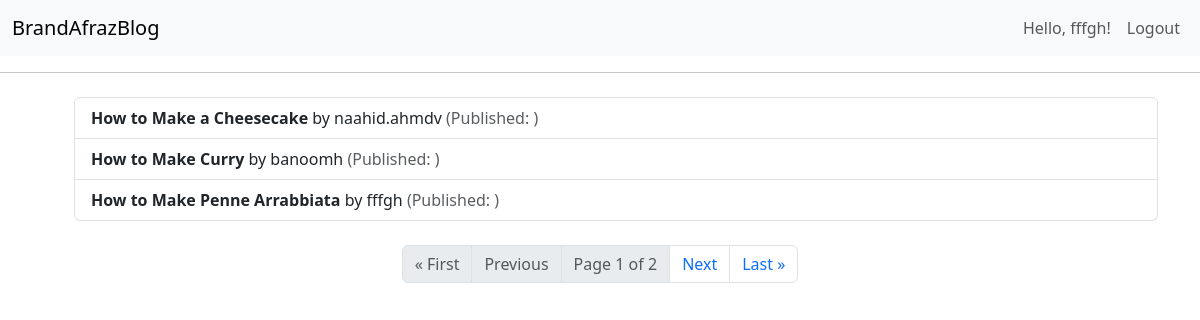
Screenshot of /blog/posts/ (signed in) with the database file from the repository.
### user/models.py (models this page shows)
class User(AbstractUser): #The User class inherits from Django's AbstractUser, which means it includes all the fields and methods of the default user model (like username, first_name, last_name, etc.) while allowing for customization.    #The 'User' model is defined as a subclass of 'django.contrib.auth.models.AbstractUser'. 'AbstractUser' is a base user model provided by Django that includes a set of default fields and methods for user authentication. 'AbstractUser' is a base class provided by Django that you can subclass to create a custom user model. AbstractUser:This is an abstract base class that includes fields and methods for a fully featured user model, including fields like username, password, email, first_name, last_name, and others. It allows developers to extend or modify the default user model while retaining its functionality. Built-in 'User' Model: The built-in 'User' model in Django is actually defined as a subclass of AbstractUser. It provides a concrete implementation of the user model with default fields and behaviors.Custom User Models: When creating a custom user model, you can either subclass 'AbstractUser' (to retain most of its features) or subclass 'AbstractBaseUser' (for more customization but requiring more work). In summary, while the built-in 'User' model is based on 'AbstractUser', they are not the same. The built-in model is what you typically interact with when using Django's authentication system, whereas 'AbstractUser' serves as a foundation for creating custom user models.
    email = models.EmailField(unique=True)    #The 'email' field is defined as a unique email field using 'models.EmailField(unique=True)'. 'unique=True' enforces that each email address must be unique across all instances of this model, meaning no two users can have the same email address.
    birthday = models.DateField(null=True, blank=True)   #This line adds a birthday field that can store a date. The parameters 'null=True' and 'blank=True' indicate that this field is optional; it can be left empty in forms and can also be stored as 'NULL' in the database.
    USERNAME_FIELD = 'email'     #The 'USERNAME_FIELD' is a special attribute defined in the 'User' model that specifies which field should be used as the unique identifier for authentication purposes. By setting USERNAME_FIELD = 'email', you are telling Django to use the email field instead of the default 'username' field for authentication.
    REQUIRED_FIELDS = ['first_name', 'last_name', 'username']#This list specifies additional fields that are required when creating a superuser via the command line (using the createsuperuser command). In this case, when creating a superuser, both first_name, last_name, and username must be provided in addition to the email and password. #Requires 'first_name' and 'last_name' to be provided when creating a superuser via the 'createsuperuser' command. #مختص ادمین است  #The'REQUIRED_FIELDS' attribute is used to define additional fields that should be prompted for when creating a user interactively, specifically through the createsuperuser management command. This allows you to specify which fields are necessary beyond the default username and password. When you write 'REQUIRED_FIELDS = ['first_name', 'last_name', 'username']' in your custom user model that inherits from AbstractUser(which is a class in Django provides a fully featured user model that includes several fields by default.), it means that you want to specify additional fields that should be required besides the default required fields (username and password) when creating a user through the command line management command 'createsuperuser'.The fields listed in 'REQUIRED_FIELDS' are required in addition to the default required fields (username and password). This means that when you run the command 'python manage.py createsuperuser', Django will prompt you for the 'username', 'password', 'first_name', and 'last_name', 'username'.
    objects = UserManager()  #Utilizing a custom user manager ('UserManager') to handle user creation logic.#This line assigns an instance of the custom user manager ('UserManager') to the objects attribute of the user model. The custom manager provides methods for creating regular users and superusers with specific validation logic.
    class Meta:                  #class Meta: is an inner class used to provide metadata to the model. ' db_table = "auth_user" ' specifies the name of the database table that will store this model's data. By default, Django would create a table named 'appname_user', but this line changes it to 'auth_user', which is commonly used for user-related tables in Django applications.
        db_table = "auth_user"   #user_user اسم اون تیبلی که در دیتابیس قراره ساخته بشه برای ذخیره دیتای مربوط به این مدل‌مان، را مشخص کردیم اگه این خط را نمینوشتیم اسم تیبل‌مان می‌شد
    def __str__(self):    #است که ما بالاتر برابر با ایمیلش قرار داریم ولی خب ما دوست داشتیم همون یوزرنیم باشه "USERNAME_FIELD" اگه ما کلا این متد رو برای کلاس یوزر ننویسیم، دیفالتش
        return self.username

### blog/models.py (models this page shows, shortened)
class Post(models.Model):
    author = models.ForeignKey(User, on_delete=models.CASCADE)
    category = models.ForeignKey(Category, on_delete=models.SET_NULL, null=True, blank=True)
    title = models.CharField(max_length=200)
    description = models.TextField()
    posted_on = models.DateTimeField(auto_now_add=True)
    liked_by = models.ManyToManyField(User, related_name="liked_posts", null=True, blank=True) #در یک فیلدش آیدی پست و در دیگری آیدی یوزر است و مااز تیبل میانی که به واسطه این ریلیشن منی تو منی ایجاد شده متوجه می‌شیم که هر یوزری چه پستی را لایک کرده و یا مثلا تعداد لایک‌های یک پستی چندتا بوده LikeUserPost اسمش رو گذاشتیم ERD وقتی بین دو تا مدل ریلیشن منی تو منی برقراره، توی یکی‌شون هم بنویسم این ریلیشن رو کافیه . و معمولا در مدلی که بعدا ساخته میشه اون ریلیشن رو می‌نویسن. الان مثلا لازم نیست توی مدل یوزر هم برم و این خط رو بنویسم و این فیلد منی تو منی میاد بین اون دو تا تیبل (مدل) یدونه تیبل میانی درست می‌کنه که همونطور که در .

### blog/views.py (the view)
# urls.py: path('posts/', PostListView.as_view(), name='posts_list'),
class PostListView(ListView): #a class-based view in Django for displaying a list of posts. This line defines a new class called 'PostListView' that inherits from Django's 'ListView', which is a generic view designed to display a list of objects.
    model = Post  #This specifies that the view will use the 'Post' model. Django will query this model to retrieve the objects (which are\that are) to be displayed (باید نمایش داده شوند).
    template_name = 'posts.html' #This indicates the template file that will be used to render the list of posts. In this case, it is 'posts.html'.
    context_object_name = 'posts'  #This sets the name of the context variable that will be passed to the template. Instead of using the default name (which would be 'object_list'), you can reference the list of posts in your template as 'posts'.
    paginate_by = 3  #This specifies that the list should be paginated, showing 3 posts per page. If there are more than 3 posts, Django will automatically provide pagination controls.

### templates/posts.html (shortened to what this page needs)
{%extends "base.html"%}
{% block content %}
<ul>
  <ul class="list-group">
        {% for post in posts %}
            <li class="list-group-item">
                <strong>{{ post.title }}</strong> by {{ post.author }}
                <span class="text-muted">(Published: {{ post.created_at }})</span>
            </li>
        {% empty %}
            <li class="list-group-item text-danger">No posts available.</li>
        {% endfor %}
    </ul>
</ul>
<nav aria-label="Page navigation" class="mt-4">
    <ul class="pagination justify-content-center">
        {% if page_obj.has_previous %}
            <li class="page-item"><a class="page-link" href="?page=1">&laquo; First</a></li>
            <li class="page-item"><a class="page-link" href="?page={{ page_obj.previous_page_number }}">Previous</a></li>
        {% else %}
            <li class="page-item disabled"><a class="page-link">&laquo; First</a></li>
            <li class="page-item disabled"><a class="page-link">Previous</a></li>
        {% endif %}
        <li class="page-item disabled"><a class="page-link">Page {{ page_obj.number }} of {{ page_obj.paginator.num_pages }}</a></li>
        {% if page_obj.has_next %}
            <li class="page-item"><a class="page-link" href="?page={{ page_obj.next_page_number }}">Next</a></li>
            <li class="page-item"><a class="page-link" href="?page={{ page_obj.paginator.num_pages }}">Last &raquo;</a></li>
        {% else %}
            <li class="page-item disabled"><a class="page-link">Next</a></li>
            <li class="page-item disabled"><a class="page-link">Last &raquo;</a></li>
        {% endif %}
    </ul>
</nav>
{%endblock%}

### templates/base.html (shortened to what this page needs)
<!DOCTYPE html>
<html lang="en">
<head>
    <link href="https://cdn.jsdelivr.net/npm/bootstrap@5.3.0-alpha1/dist/css/bootstrap.min.css" rel="stylesheet">
</head>
<body>
<nav class="navbar navbar-expand-lg navbar-light bg-light">
    <div class="container-fluid">
        <a class="navbar-brand" href="#">BrandAfrazBlog</a>
        <div class="collapse navbar-collapse" id="navbarNav">
            <ul class="navbar-nav ms-auto">
                {% if user.is_authenticated %}
                    <li class="nav-item">
                        <a class="nav-link" href="#">Hello, {{ user.username }}!</a>
                    </li>
                    <li class="nav-item">
                        <a class="nav-link"  href="{% url 'logout' %}">Logout</a>
                    </li>
                {% endif %}
            </ul>
        </div>
    </div>
</nav>
<hr>
<div class="container mt-4">
    {% block content %}{% endblock %}
</div>
</body>
</html>

### rows the page displays
Post: title "How to Make a Cheesecake", author "naahid.ahmdv"
Post: title "How to Make Curry", author "banoomh"
Post: title "How to Make Penne Arrabbiata", author "fffgh"

### other values shown
{{ user.username }} "fffgh"
{{ page_obj.number }} "1"
{{ page_obj.paginator.num_pages }} "2"
